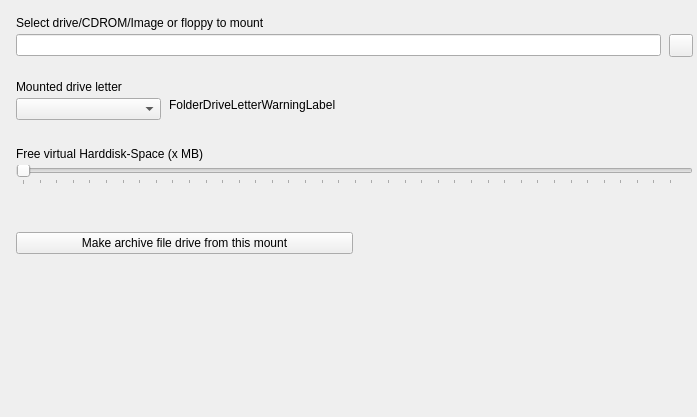
<?xml version="1.0" encoding="UTF-8"?>
<ui version="4.0">
  <class>ProfileMountEditorDriveFrame</class>
  <widget class="QWidget" name="ProfileMountEditorDriveFrame">
    <property name="geometry"><rect><x>0</x><y>0</y><width>697</width><height>417</height></rect></property>
    <property name="vclDesignWidth" stdset="0"><number>697</number></property>
    <property name="vclDesignHeight" stdset="0"><number>417</number></property>
    <layout class="QVBoxLayout" name="ProfileMountEditorDriveFrame_Layout" stretch="0,0,0,0,0,0,0,1">
      <property name="leftMargin"><number>16</number></property>
      <property name="topMargin"><number>16</number></property>
      <property name="rightMargin"><number>4</number></property>
      <property name="bottomMargin"><number>8</number></property>
      <property name="spacing"><number>0</number></property>
      <item>
        <layout class="QGridLayout" name="ProfileMountEditorDriveFrame_Section1" columnstretch="0,1,0">
          <property name="leftMargin"><number>0</number></property>
          <property name="topMargin"><number>0</number></property>
          <property name="rightMargin"><number>0</number></property>
          <property name="bottomMargin"><number>0</number></property>
          <property name="horizontalSpacing"><number>8</number></property>
          <property name="verticalSpacing"><number>4</number></property>
          <item row="0" column="0" colspan="2">
            <widget class="QLabel" name="FolderEdit_EditLabel">
              <property name="text"><string>Select drive/CDROM/Image or floppy to mount</string></property>
              <property name="textFormat"><enum>Qt::PlainText</enum></property>
              <property name="vclFocusControl" stdset="0"><string notr="true">FolderEdit</string></property>
              <property name="vclLabeledEditOf" stdset="0"><string notr="true">FolderEdit</string></property>
            </widget>
          </item>
          <item row="1" column="0" colspan="2">
            <widget class="QLineEdit" name="FolderEdit">
      </widget>
          </item>
          <item row="1" column="2" alignment="Qt::AlignRight">
            <widget class="QToolButton" name="FolderButton">
              <property name="icon"><iconset resource="../../resources/dfend.qrc"><normaloff>:/glyphs/f94df2c8efcaad41.png</normaloff></iconset></property>
              <property name="iconSize"><size><width>16</width><height>16</height></size></property>
              <property name="minimumSize"><size><width>23</width><height>0</height></size></property>
            </widget>
          </item>
          <item row="0" column="1">
            <spacer name="ProfileMountEditorDriveFrame_Section1_HFill">
              <property name="orientation"><enum>Qt::Horizontal</enum></property>
              <property name="sizeHint" stdset="0"><size><width>0</width><height>0</height></size></property>
            </spacer>
          </item>
        </layout>
      </item>
      <item>
        <spacer name="ProfileMountEditorDriveFrame_Gap1">
          <property name="orientation"><enum>Qt::Vertical</enum></property>
          <property name="sizeType"><enum>QSizePolicy::Fixed</enum></property>
          <property name="sizeHint" stdset="0"><size><width>0</width><height>23</height></size></property>
        </spacer>
      </item>
      <item>
        <layout class="QGridLayout" name="ProfileMountEditorDriveFrame_Section2" columnstretch="0,0,1">
          <property name="leftMargin"><number>0</number></property>
          <property name="topMargin"><number>0</number></property>
          <property name="rightMargin"><number>0</number></property>
          <property name="bottomMargin"><number>0</number></property>
          <property name="horizontalSpacing"><number>8</number></property>
          <property name="verticalSpacing"><number>4</number></property>
          <item row="0" column="0" colspan="3">
            <widget class="QLabel" name="FolderDriveLetterLabel">
              <property name="text"><string>Mounted drive letter</string></property>
              <property name="textFormat"><enum>Qt::PlainText</enum></property>
              <property name="alignment"><set>Qt::AlignLeft|Qt::AlignTop</set></property>
            </widget>
          </item>
          <item row="1" column="0" alignment="Qt::AlignLeft">
            <widget class="QComboBox" name="FolderDriveLetterComboBox">
              <property name="editable"><bool>false</bool></property>
              <property name="maxVisibleItems"><number>8</number></property>
              <property name="minimumSize"><size><width>145</width><height>0</height></size></property>
            </widget>
          </item>
          <item row="1" column="1" colspan="2">
            <widget class="QLabel" name="FolderDriveLetterWarningLabel">
              <property name="visible"><bool>false</bool></property>
              <property name="text"><string>FolderDriveLetterWarningLabel</string></property>
              <property name="textFormat"><enum>Qt::PlainText</enum></property>
              <property name="wordWrap"><bool>true</bool></property>
              <property name="alignment"><set>Qt::AlignLeft|Qt::AlignTop</set></property>
            </widget>
          </item>
          <item row="0" column="2">
            <spacer name="ProfileMountEditorDriveFrame_Section2_HFill">
              <property name="orientation"><enum>Qt::Horizontal</enum></property>
              <property name="sizeHint" stdset="0"><size><width>0</width><height>0</height></size></property>
            </spacer>
          </item>
        </layout>
      </item>
      <item>
        <spacer name="ProfileMountEditorDriveFrame_Gap2">
          <property name="orientation"><enum>Qt::Vertical</enum></property>
          <property name="sizeType"><enum>QSizePolicy::Fixed</enum></property>
          <property name="sizeHint" stdset="0"><size><width>0</width><height>27</height></size></property>
        </spacer>
      </item>
      <item>
        <layout class="QGridLayout" name="ProfileMountEditorDriveFrame_Section3" columnstretch="0,1">
          <property name="leftMargin"><number>0</number></property>
          <property name="topMargin"><number>0</number></property>
          <property name="rightMargin"><number>0</number></property>
          <property name="bottomMargin"><number>0</number></property>
          <property name="horizontalSpacing"><number>8</number></property>
          <property name="verticalSpacing"><number>4</number></property>
          <item row="0" column="0" colspan="2">
            <widget class="QLabel" name="FolderFreeSpaceLabel">
              <property name="text"><string>Free virtual Harddisk-Space (x MB)</string></property>
              <property name="textFormat"><enum>Qt::PlainText</enum></property>
              <property name="alignment"><set>Qt::AlignLeft|Qt::AlignTop</set></property>
            </widget>
          </item>
          <item row="1" column="0" colspan="2">
            <widget class="QSlider" name="FolderFreeSpaceTrackBar">
              <property name="orientation"><enum>Qt::Horizontal</enum></property>
              <property name="minimum"><number>10</number></property>
              <property name="maximum"><number>4000</number></property>
              <property name="value"><number>10</number></property>
              <property name="pageStep"><number>10</number></property>
              <property name="tickInterval"><number>100</number></property>
              <property name="tickPosition"><enum>QSlider::TicksBelow</enum></property>
            </widget>
          </item>
          <item row="0" column="1">
            <spacer name="ProfileMountEditorDriveFrame_Section3_HFill">
              <property name="orientation"><enum>Qt::Horizontal</enum></property>
              <property name="sizeHint" stdset="0"><size><width>0</width><height>0</height></size></property>
            </spacer>
          </item>
        </layout>
      </item>
      <item>
        <spacer name="ProfileMountEditorDriveFrame_Gap3">
          <property name="orientation"><enum>Qt::Vertical</enum></property>
          <property name="sizeType"><enum>QSizePolicy::Fixed</enum></property>
          <property name="sizeHint" stdset="0"><size><width>0</width><height>47</height></size></property>
        </spacer>
      </item>
      <item>
        <layout class="QGridLayout" name="ProfileMountEditorDriveFrame_Section4" columnstretch="0,1">
          <property name="leftMargin"><number>0</number></property>
          <property name="topMargin"><number>0</number></property>
          <property name="rightMargin"><number>0</number></property>
          <property name="bottomMargin"><number>0</number></property>
          <property name="horizontalSpacing"><number>8</number></property>
          <property name="verticalSpacing"><number>4</number></property>
          <item row="0" column="0" alignment="Qt::AlignLeft">
            <widget class="QPushButton" name="MakeZipDriveButton">
              <property name="toolTip"><string>This function compress the game directory to an archive file and will mount this file instead of the chosen folderwill extract the archive file and convert the mount into a normal directory mount</string></property>
              <property name="text"><string>Make archive file drive from this mount</string></property>
              <property name="icon"><iconset resource="../../resources/dfend.qrc"><normaloff>:/glyphs/2a724c99f3caf258.png</normaloff></iconset></property>
              <property name="autoDefault"><bool>false</bool></property>
              <property name="vclOnClick" stdset="0"><string notr="true">MakeZipDriveButtonClick</string></property>
              <property name="minimumSize"><size><width>337</width><height>0</height></size></property>
            </widget>
          </item>
          <item row="0" column="1">
            <spacer name="ProfileMountEditorDriveFrame_Section4_HFill">
              <property name="orientation"><enum>Qt::Horizontal</enum></property>
              <property name="sizeHint" stdset="0"><size><width>0</width><height>0</height></size></property>
            </spacer>
          </item>
        </layout>
      </item>
      <item>
        <spacer name="ProfileMountEditorDriveFrame_VFill">
          <property name="orientation"><enum>Qt::Vertical</enum></property>
          <property name="sizeHint" stdset="0"><size><width>0</width><height>0</height></size></property>
        </spacer>
      </item>
    </layout>
  </widget>
  <tabstops>
    <tabstop>FolderEdit</tabstop>
    <tabstop>FolderDriveLetterComboBox</tabstop>
    <tabstop>FolderFreeSpaceTrackBar</tabstop>
    <tabstop>MakeZipDriveButton</tabstop>
  </tabstops>
  <resources>
    <include location="../../resources/dfend.qrc" />
  </resources>
  <connections />
</ui>
